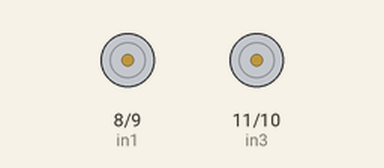
Recording of a sketch running on a simulated Arduino Uno, built with avr-gcc and run on an emulated ATmega328P. On the bench: motor-driver pin pairs drawn as motors (green arrow = first pin HIGH = forward, orange = second pin HIGH = backward, longer = more drive, scaled by the enable pin).

Above: at 1.5 s.
At 3.0 s:
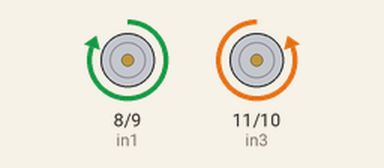
Timing chart, 0 to 6.2 s (numbered marks = the images above):
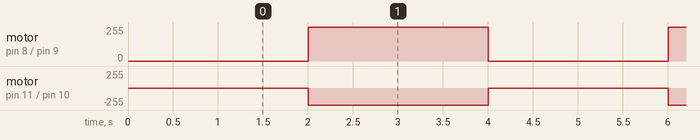

Measured:
- by itself, motor on pin 8 (in1) / pin 9 (in2): alternates forward 255/255 for 2.0 s and stopped for 2.0 s
- by itself, motor on pin 11 (in3) / pin 10 (in4): alternates backward 255/255 for 2.0 s and stopped for 2.0 s

The sketch:

l298n.ino
```cpp
int in1 = 8;
int in2 = 9;
int in3 = 11;
int in4 = 10;
int ena = 6;
int enb = 7;

void setup() {

  Serial.begin(9600);
 // pinMode(ena, OUTPUT);
  pinMode(enb, OUTPUT);

  pinMode(in1, OUTPUT);
  pinMode(in2, OUTPUT);
  pinMode(in3, OUTPUT);
  pinMode(in4, OUTPUT);
 analogWrite(ena, 255);
 analogWrite(enb, 255);
 delay(1000);
}

void loop() {


  digitalWrite(in1, LOW);
  digitalWrite(in2, LOW);
  digitalWrite(in3, LOW);
  digitalWrite(in4, LOW);
  delay(1000);
  // forward
  digitalWrite(in1, HIGH);
  digitalWrite(in2, LOW);
  digitalWrite(in3, LOW);
  digitalWrite(in4, HIGH);
  delay(2000);
  digitalWrite(in1, LOW);
  digitalWrite(in2, LOW);
  digitalWrite(in3, LOW);
  digitalWrite(in4, LOW);
  delay(1000);


}
```
